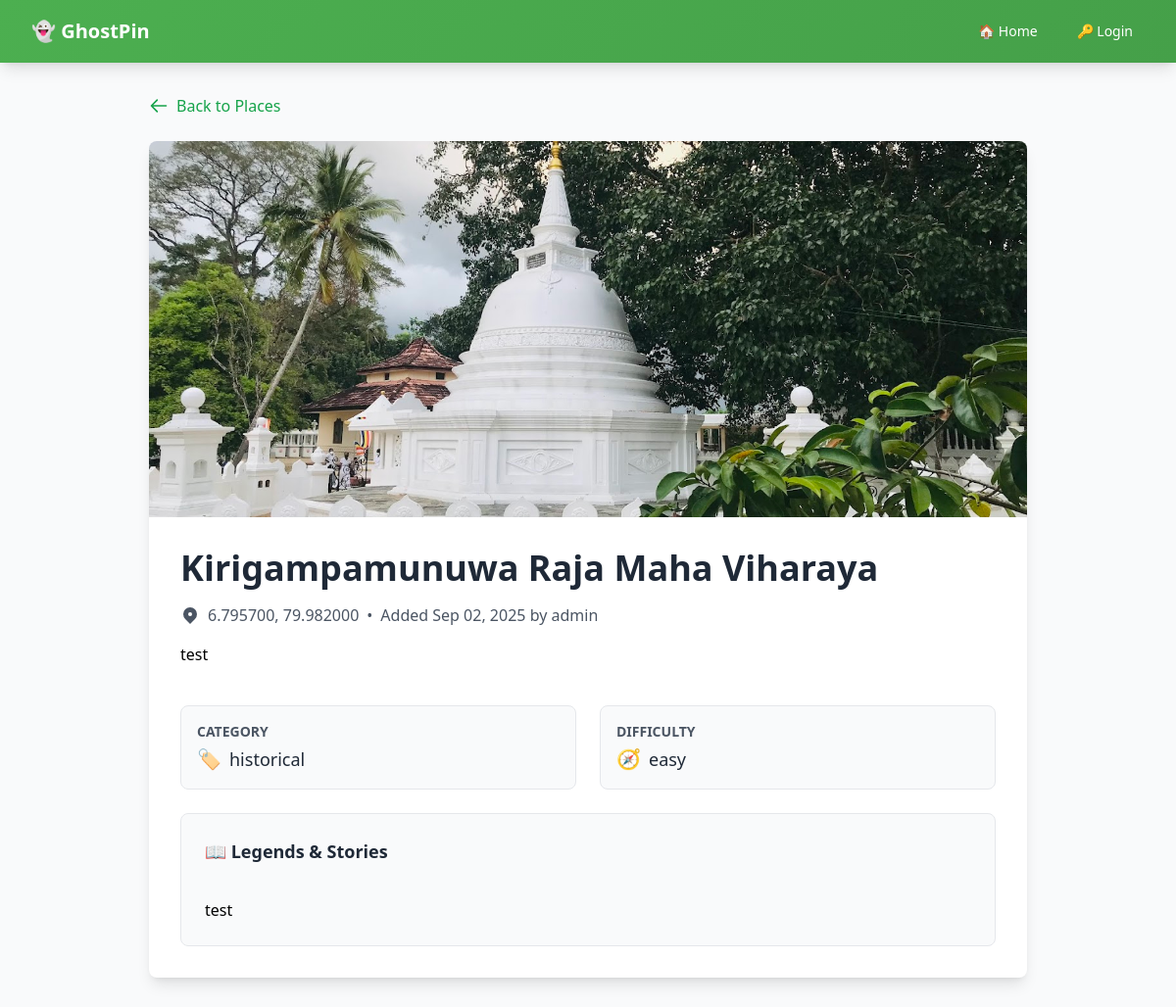
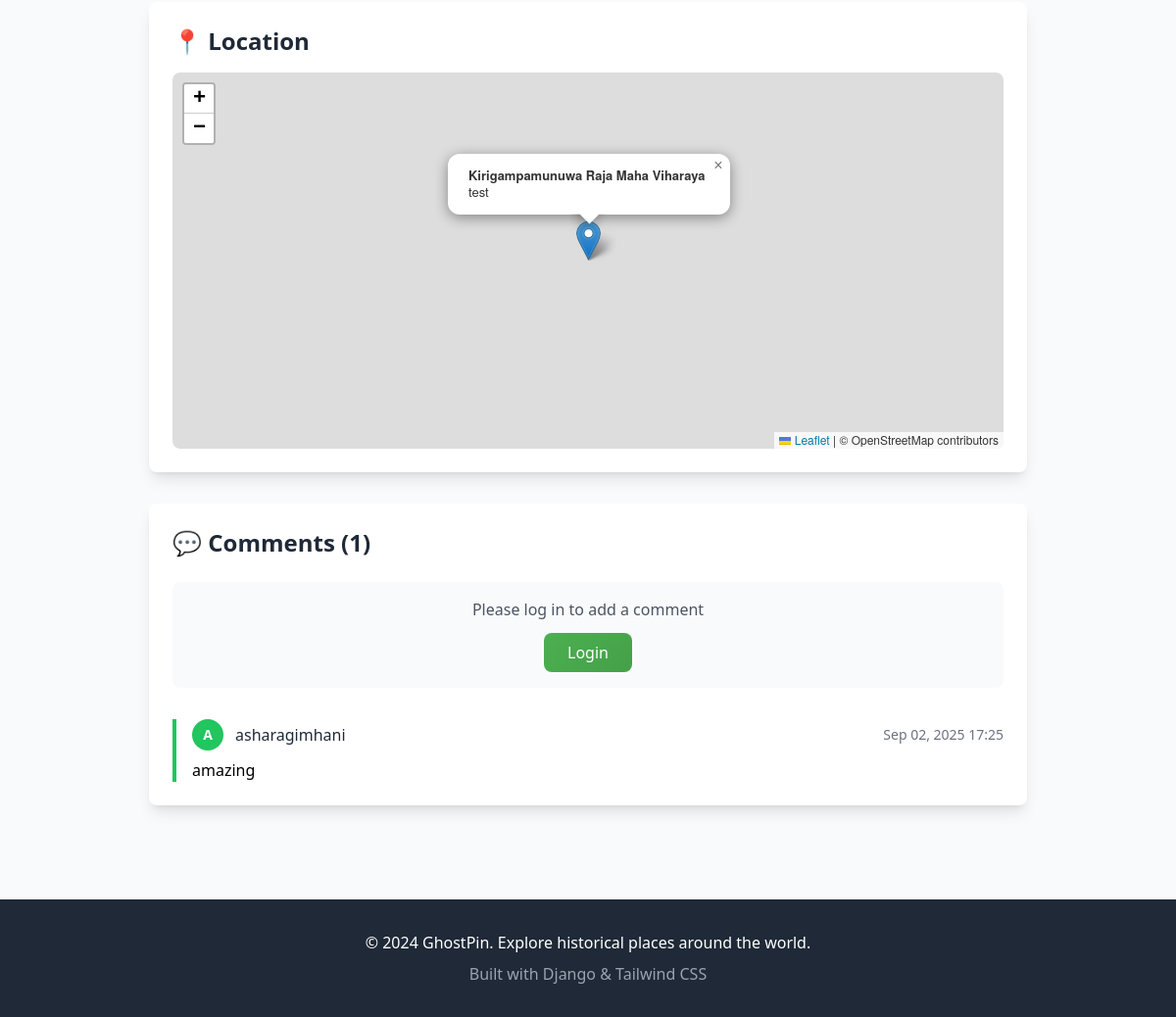
/place/1/, run on an earlier commit of the app's database (2 pictures, top to bottom).
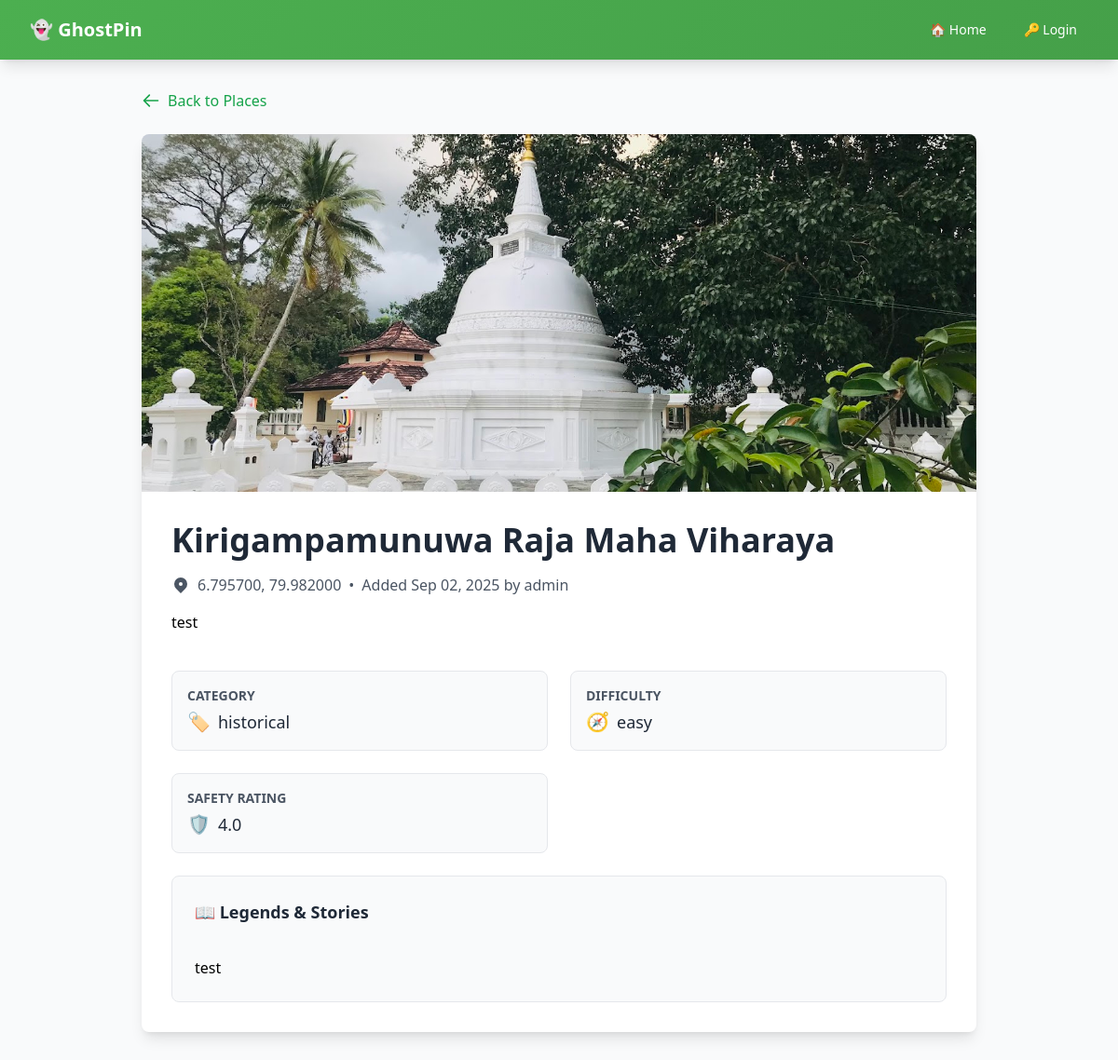
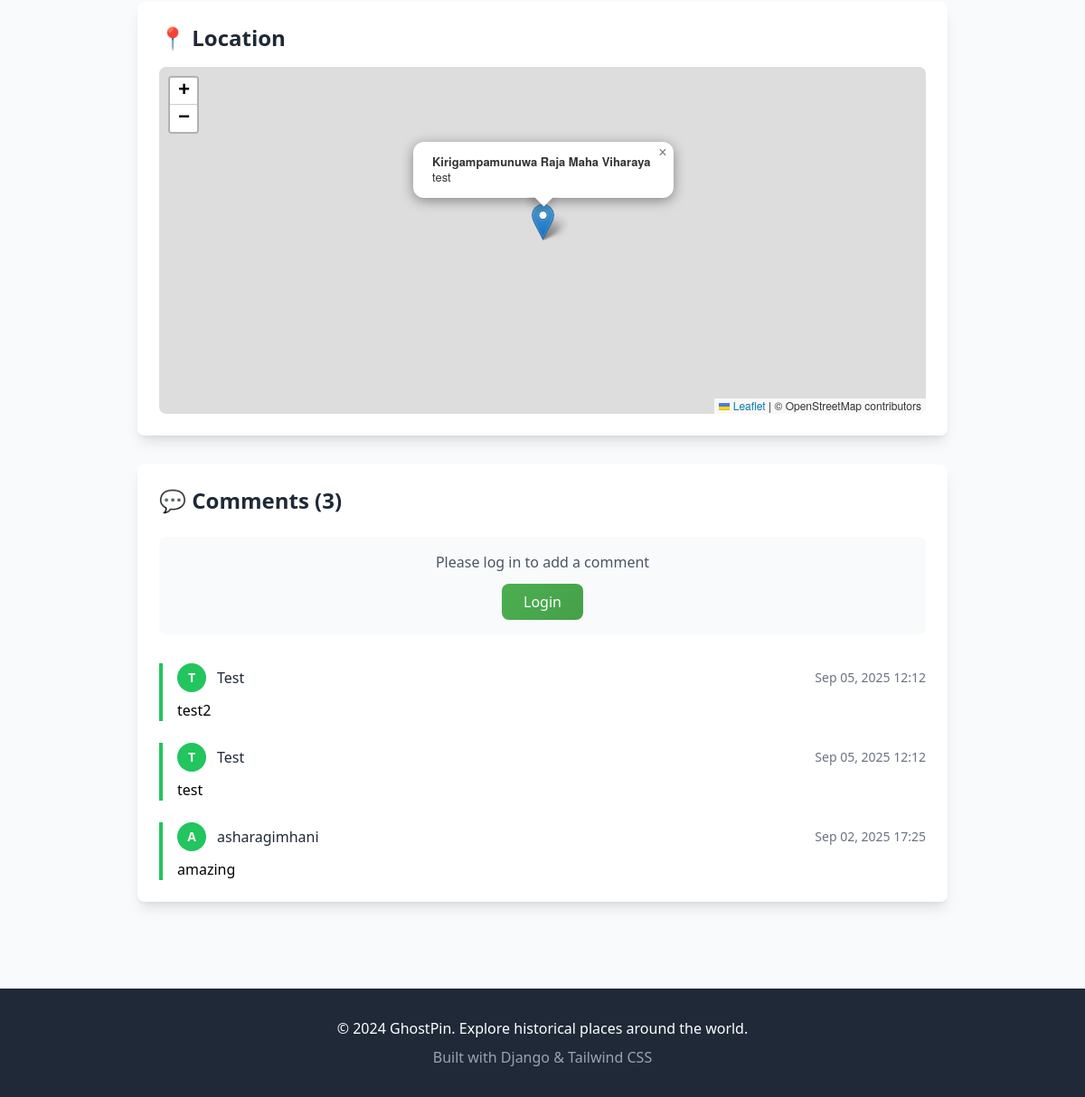
And on a later commit of the database (2 pictures, top to bottom).
### places/models.py (models this page shows, shortened)
class Comment(models.Model):
    user = models.ForeignKey(User, on_delete=models.CASCADE)
    place = models.ForeignKey(Place, on_delete=models.CASCADE, related_name='comments')
    parent = models.ForeignKey('self', on_delete=models.CASCADE, null=True, blank=True, related_name='replies')
    text = models.TextField()
    votes = models.IntegerField(default=0)
    rating = models.IntegerField(
        validators=[MinValueValidator(1), MaxValueValidator(5)],
        null=True, blank=True
    )
    created_at = models.DateTimeField(auto_now_add=True)
    class Meta:
        ordering = ['-created_at']

class Place(models.Model):
    STATUS_CHOICES = [
        ('pending', 'Pending'),
        ('approved', 'Approved'),
        ('rejected', 'Rejected'),
    ]
    CATEGORY_CHOICES = [
        ('historical', 'Historical'),
        ('natural', 'Natural'),
        ('urban', 'Urban'),
        ('mysterious', 'Mysterious'),
        ('other', 'Other'),
    ]
    DIFFICULTY_CHOICES = [
        ('easy', 'Easy'),
        ('moderate', 'Moderate'),
        ('challenging', 'Challenging'),
    ]
    SAFETY_CHOICES = [
        (1, '⭐ Very Unsafe'),
        (2, '⭐⭐ Unsafe'),
        (3, '⭐⭐⭐ Neutral'),
        (4, '⭐⭐⭐⭐ Safe'),
        (5, '⭐⭐⭐⭐⭐ Very Safe'),
    ]
    name = models.CharField(max_length=200)
    description = models.TextField()
    legends_stories = models.TextField(blank=True)
    latitude = models.FloatField()
    longitude = models.FloatField()
    image = models.ImageField(upload_to='places/', null=True, blank=True)
    category = models.CharField(max_length=50, choices=CATEGORY_CHOICES, default='other')
    category_icon = models.CharField(max_length=50, default='📍')
    difficulty = models.CharField(max_length=20, choices=DIFFICULTY_CHOICES, default='easy')
    accessibility_info = models.TextField(blank=True)
    best_time_to_visit = models.CharField(max_length=100, blank=True)
    safety_rating = models.IntegerField(choices=SAFETY_CHOICES, default=3)
    created_by = models.ForeignKey(User, on_delete=models.CASCADE)
    status = models.CharField(max_length=20, choices=STATUS_CHOICES, default='pending')
    approval_votes = models.IntegerField(default=0)
    rejection_votes = models.IntegerField(default=0)
    visit_count = models.IntegerField(default=0)
    created_at = models.DateTimeField(auto_now_add=True)
    updated_at = models.DateTimeField(auto_now=True)
    class Meta:
        ordering = ['-created_at']

### places/views.py (the view, shortened to what this page needs)
# urls.py: path('place/<int:pk>/', views.place_detail, name='place_detail'),
def place_detail(request, pk):
    place = get_object_or_404(Place, pk=pk)
    if place.status != 'approved' and place.created_by != request.user:
        if not request.user.is_staff:
            messages.error(request, 'This place is not available.')
            return redirect('home')
    place.visit_count += 1
    place.save(update_fields=['visit_count'])
    comments = place.comments.filter(parent=None).prefetch_related('replies')
    place_images = place.images.all()
    audio_guides = place.audio_guides.filter(is_approved=True)
    is_favorited = False
    user_checkin = None
    if request.user.is_authenticated:
        is_favorited = Favorite.objects.filter(user=request.user, place=place).exists()
        user_checkin = CheckIn.objects.filter(user=request.user, place=place).first()
    comment_form = CommentForm()
    context = {
        'place': place,
        'comments': comments,
        'comment_form': comment_form,
        'place_images': place_images,
        'audio_guides': audio_guides,
        'is_favorited': is_favorited,
        'user_checkin': user_checkin,
    }
    return render(request, 'place_detail.html', context)

### templates/place_detail.html (shortened to what the changed rows need)
{% extends 'base.html' %}
{% block content %}
<div class="max-w-4xl mx-auto">
    <div class="bg-white rounded-lg shadow-lg overflow-hidden mb-8">
        {% if place.image %}
            <img src="{{ place.image.url }}" alt="{{ place.name }}" class="w-full h-64 md:h-96 object-cover">
        {% else %}
            <div class="w-full h-64 md:h-96 bg-gradient-to-br from-green-400 to-green-600 flex items-center justify-center">
                <span class="text-white text-8xl">🏛️</span>
            </div>
        {% endif %}
        <div class="p-6 md:p-8">
            <div class="flex flex-col md:flex-row md:items-center md:justify-between mb-4">
                <h1 class="text-3xl md:text-4xl font-bold text-gray-800 mb-2 md:mb-0">
                    {{ place.name }}
                </h1>
            </div>
            <div class="flex items-center text-gray-600 mb-4">
                <svg class="w-5 h-5 mr-2" fill="currentColor" viewBox="0 0 20 20">
                    <path fill-rule="evenodd" d="M5.05 4.05a7 7 0 119.9 9.9L10 18.9l-4.95-4.95a7 7 0 010-9.9zM10 11a2 2 0 100-4 2 2 0 000 4z" clip-rule="evenodd"></path>
                </svg>
                <span>{{ place.latitude|floatformat:6 }}, {{ place.longitude|floatformat:6 }}</span>
                <span class="mx-2">•</span>
                <span>Added {{ place.created_at|date:"M d, Y" }} by {{ place.created_by.username }}</span>
            </div>
            <p class="text-gray-700 text-lg leading-relaxed">
                {{ place.description|linebreaks }}
            </p>
            <div class="mt-10 grid grid-cols-1 md:grid-cols-2 gap-6">
                {% if place.category %}
                <div class="bg-gray-50 rounded-lg p-4 border border-gray-200">
                    <h3 class="text-sm font-semibold text-gray-600 uppercase mb-1">Category</h3>
                    <div class="text-lg font-medium text-gray-800 flex items-center">
                        <span class="text-xl mr-2">🏷️</span>{{ place.category }}
                    </div>
                </div>
                {% endif %}
                {% if place.difficulty %}
                <div class="bg-gray-50 rounded-lg p-4 border border-gray-200">
                    <h3 class="text-sm font-semibold text-gray-600 uppercase mb-1">Difficulty</h3>
                    <div class="text-lg font-medium text-gray-800 flex items-center">
                        <span class="text-xl mr-2">🧭</span>{{ place.difficulty }}
                    </div>
                </div>
                {% endif %}
                {% if place.safety_rating %}
                <div class="bg-gray-50 rounded-lg p-4 border border-gray-200">
                    <h3 class="text-sm font-semibold text-gray-600 uppercase mb-1">Safety Rating</h3>
                    <div class="text-lg font-medium text-gray-800 flex items-center">
                        <span class="text-xl mr-2">🛡️</span>{{ place.safety_rating }}
                    </div>
                </div>
                {% endif %}
                {% if place.legends_stories %}
                <div class="md:col-span-2 bg-gray-50 rounded-lg p-6 border border-gray-200">
                    <h3 class="text-lg font-semibold text-gray-800 flex items-center mb-2">
                        📖 Legends & Stories
                    </h3>
                    <p class="text-gray-700 leading-relaxed text-base whitespace-pre-line">
                        {{ place.legends_stories|linebreaks }}
                    </p>
                </div>
                {% endif %}
            </div>
        </div>
    </div>
    <div class="bg-white rounded-lg shadow-lg p-6 mb-8">
        <h2 class="text-2xl font-bold text-gray-800 mb-4">📍 Location</h2>
    </div>
    <div class="bg-white rounded-lg shadow-lg p-6">
        <h2 class="text-2xl font-bold text-gray-800 mb-6">💬 Comments ({{ comments.count }})</h2>
        {% if user.is_authenticated %}
            <form method="post" class="mb-8">
                {% csrf_token %}
                {% if comment_form.errors %}
                    <div class="bg-red-50 border border-red-200 rounded-lg p-4 mb-6">
                        <h3 class="text-sm font-medium text-red-800 mb-2">Please correct the following errors:</h3>
                        <ul class="text-sm text-red-700 list-disc list-inside space-y-1">
                            {% for field, errors in comment_form.errors.items %}
                                {% for error in errors %}
                                    <li><strong>{{ field|title }}:</strong> {{ error }}</li>
                                {% endfor %}
                            {% endfor %}
                            {% for error in comment_form.non_field_errors %}
                                <li>{{ error }}</li>
                            {% endfor %}
                        </ul>
                    </div>
                {% endif %}
                <div class="mb-4">
                    {{ comment_form.text }}
                    <input type="hidden" name="comment_submit" value="1">
                </div>
                <button type="submit" class="btn-primary text-white px-6 py-2 rounded-lg font-medium">
                    Add Comment
                </button>
            </form>
        {% else %}
            <div class="bg-gray-50 rounded-lg p-4 mb-8 text-center">
                <p class="text-gray-600 mb-3">Please log in to add a comment</p>
                <a href="{% url 'login' %}" class="btn-primary text-white px-6 py-2 rounded-lg font-medium inline-block">
                </a>
            </div>
        {% endif %}
        {% if comments %}
            <div class="space-y-6">
                {% for comment in comments %}
                    <div class="border-l-4 border-green-500 pl-4">
                        <div class="flex items-center justify-between mb-2">
                            <div class="flex items-center">
                                <div class="w-8 h-8 bg-green-500 rounded-full flex items-center justify-center text-white font-bold text-sm">
                                    {{ comment.user.username|first|upper }}
                                </div>
                                <span class="ml-3 font-medium text-gray-800">{{ comment.user.username }}</span>
                            </div>
                            <span class="text-sm text-gray-500">{{ comment.created_at|date:"M d, Y H:i" }}</span>
                        </div>
                        <p class="text-gray-700 leading-relaxed">{{ comment.text|linebreaks }}</p>
                    </div>
                {% endfor %}
            </div>
        {% else %}
            <div class="text-center py-8">
                <div class="text-4xl mb-4">💬</div>
                <p class="text-gray-600">No comments yet. Be the first to share your thoughts!</p>
            </div>
        {% endif %}
    </div>
</div>
{% endblock %}

What changed in the data, as far as the page shows it:
changed Place "Kirigampamunuwa Raja Maha Viharaya": safety_rating (not shown) → "4.0"
added Comment: user.username|first "T", user.username "Test", created_at "Sep 05, 2025 12:12", text "test2"
added Comment: user.username|first "T", user.username "Test", created_at "Sep 05, 2025 12:12", text "test"
Also different on the page:
{{ comments.count }}: "1" → "3"
text now shown: "SAFETY RATING 🛡️"
